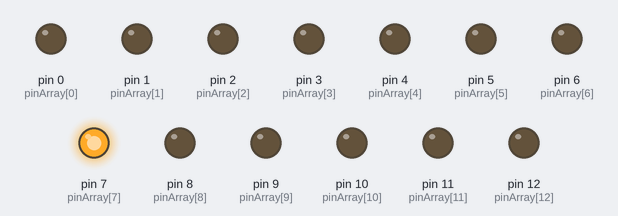
Simulated run of this sketch. Board: Arduino Uno, built with avr-gcc and run on an emulated ATmega328P. Parts: output pins drawn as LEDs (lit = HIGH).

Above: at 0.1 s.
At 12.1 s:
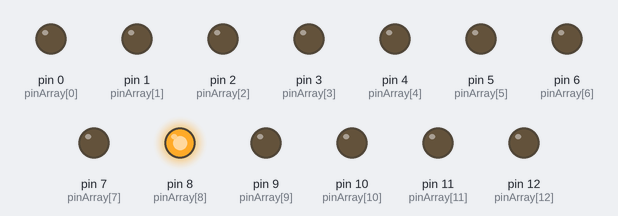
At 20.1 s:
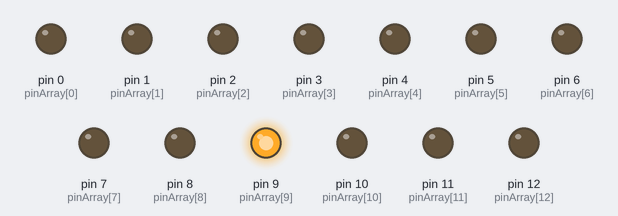
At 25.1 s:
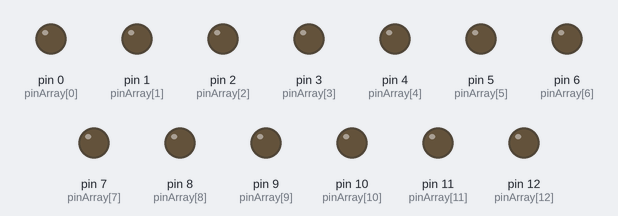
Timing chart, 0 to 26.6 s (numbered marks = the images above):
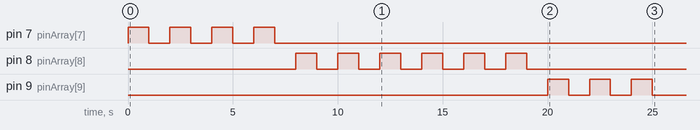

The sketch:

programl2c.ino.ino
```cpp
int pinArray[] ={0,1,2,3,4,5,6,7,8,9,10,11,12,13};

void setup() {
  // put your setup code here, to run once:
  for(int i =0; i<13 ; i++){
    pinMode(pinArray[i], OUTPUT);
  }

    blink(7, 4);
    blink(8, 6);
    blink(9, 3);

}

void loop() {
  // put your main code here, to run repeatedly:

}

void blink(int pin, int counter){
  for(int i = 0; i < counter; i++){
    digitalWrite(pinArray[pin], HIGH);
    delay(1000);
    digitalWrite(pinArray[pin], LOW);
    delay(1000);
  }
}
```
